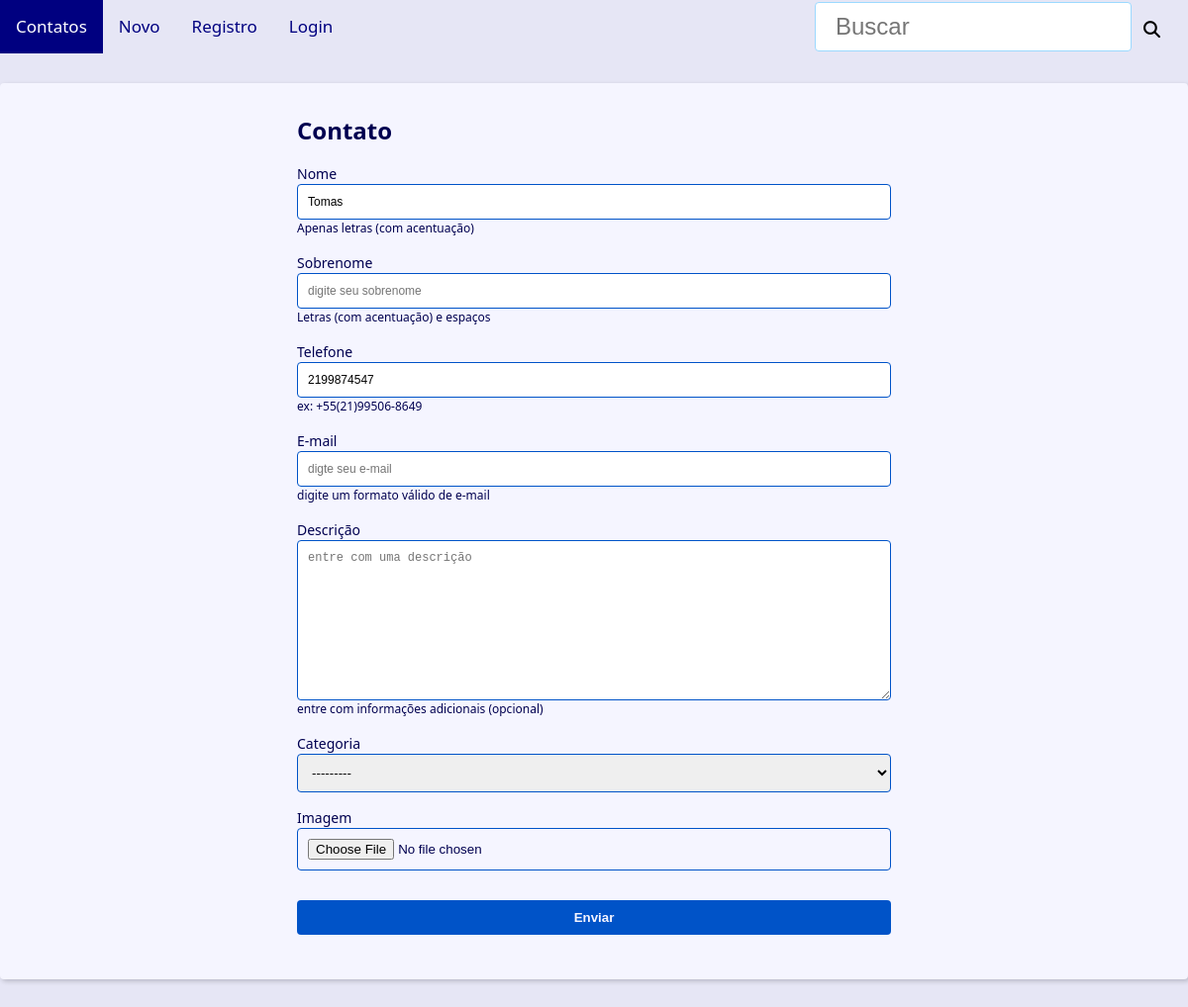
/contact/1006/update/, run on the app's committed database.
### contact/models.py (models this page shows, shortened)
class Contact(models.Model):
    first_name = models.CharField(max_length=50)
    last_name = models.CharField(max_length=50, blank=True)
    phone = models.CharField(max_length=50)
    email = models.EmailField(max_length=254, blank=True, verbose_name='E-mail')
    created_date = models.DateTimeField(default=timezone.now)
    description = models.TextField(blank=True, verbose_name='Descrição')
    show = models.BooleanField(default=True)
    picture = models.ImageField(blank=True, upload_to='pictures/%Y/%m/', verbose_name='Imagem')
    owner = models.ForeignKey(
        User,
        on_delete=models.SET_NULL,
        blank=True, null=True
    )
    category = models.ForeignKey(
        Category,
        on_delete=models.SET_NULL,
        blank=True,
        null=True,
        verbose_name='Categoria'
    )

### contact/views/contact_forms.py (the view, shortened to what this page needs)
# urls.py: path('contact/<int:contact_id>/update/', views.update, name='update'),
def update(request, contact_id):
    contact = get_object_or_404(
        Contact,
        pk=contact_id,
        show=True
    )
    form_action = reverse('contact:update', args=(contact_id,))
    context = {
        'form': ContactForm(instance=contact),
        'form_action': form_action,
    }
    return render(
        request,
        'contact/create.html',
        context
    )

### contact/models.py (called while the page is built)
    def __str__(self) -> str:
        return self.name

### contact/templates/contact/create.html (shortened to what this page needs)
{% extends 'global/base.html' %}
{% block content %}
<div class="form-wrapper">
  <h2>Contato</h2>
  <form
    action="{{ form_action }}"
    method="POST"
    enctype="multipart/form-data"
  >
    <div class="form-content">
      {% for field in form %}
          <div class="form-group">
            <label for="{{ field.id_for_label }}">{{ field.label }}</label>
            {{ field }}
            {% if field.help_text %}
                <p class="help-text">{{ field.help_text }}</p>
            {% endif %}
          </div>
      {% endfor %}
    </div>
    <div class="form-content">
      <div class="form-group">
        <button class="btn" type="submit">Enviar</button>
      </div>
    </div>
  </form>
</div>
{% endblock content %}

### base/static/global/css/style.css (style rules this page uses)
:root { --spacing: 1.5rem; --link-dark-color: rgb(0, 83, 200); --link-light-color: rgb(156, 217, 255); --clr-white: rgb(245, 245, 255); --clr-blue: rgb(0, 0, 80); --clr-light-gray: rgb(230, 230, 245); --clr-dark-shadow-5: rgba(0, 0, 10, 5%); --clr-dark-shadow-10: rgba(0, 0, 10, 10%); --clr-dark-shadow-20: rgba(0, 0, 10, 20%); --clr-light-shadow-5: rgba(200, 200, 255, 5%); --clr-light-shadow-10: rgba(200, 200, 255, 20%); --clr-light-shadow-20: rgba(200, 200, 255, 20%); --main-page-width: 120rem; --table-min-width: 60rem; --biggest-font-size: 5rem; --bigger-font-size: 4rem; --big-font-size: 3.2rem; --medium-font-size: 2.4rem; --small-font-size: 1.6rem; --smaller-font-size: 1.4rem; --smallest-font-size: 1.2rem; --transition-fast: 300ms; --transition-medium: 600ms; --transition-slow: 1s; --default-border-radius: 4px; }
*, *::before, *::after { margin: 0; padding: 0; box-sizing: border-box; }
html { font-size: 62.5%; }
body { font-family: system-ui, -apple-system, BlinkMacSystemFont, 'Segoe UI', Roboto, Oxygen, Ubuntu, Cantarell, 'Open Sans', 'Helvetica Neue', sans-serif; line-height: 1.5; font-size: var(--small-font-size); color: var(--clr-blue); -webkit-font-smoothing: antialiased; background: var(--clr-light-gray); }
.smallest { font-size: var(--smallest-font-size); }
.form-wrapper { max-width: 60rem; margin: var(--spacing) auto; }
.form-content { margin: var(--spacing) 0; }
.form-group { display: flex; flex-direction: column; padding-bottom: var(--spacing); }
.form-group p { margin: 1em 0; }
.form-group .help-text, .form-group .help-text ~ ul { margin: 0; font-size: var(--smallest-font-size); list-style: none; }
.form-group input, .form-group textarea, .form-group select { padding: 1rem; border-radius: var(--default-border-radius); border: 1px solid var(--link-dark-color); }
.form-group label { font-size: var(--smaller-font-size); }
.btn { background-color: var(--link-dark-color); color: var(--clr-white); font-weight: bold; border: none; padding: 1rem 2rem; border-radius: var(--default-border-radius); cursor: pointer; transition: filter var(--transition-fast) ease-in-out; }

### data on the page
Contact: form "Tomas" "2199874547" "---------"

### other printed values
{{ field.label }} "Nome" "Sobrenome" "Telefone" "E-mail" "Descrição" "Categoria" "Imagem"
{{ field.help_text }} "Apenas letras (com acentuação)" "Letras (com acentuação) e espaços" "ex: +55(21)99506-8649" "digite um formato válido de e-mail" "entre com informações adicionais (opcional)"
